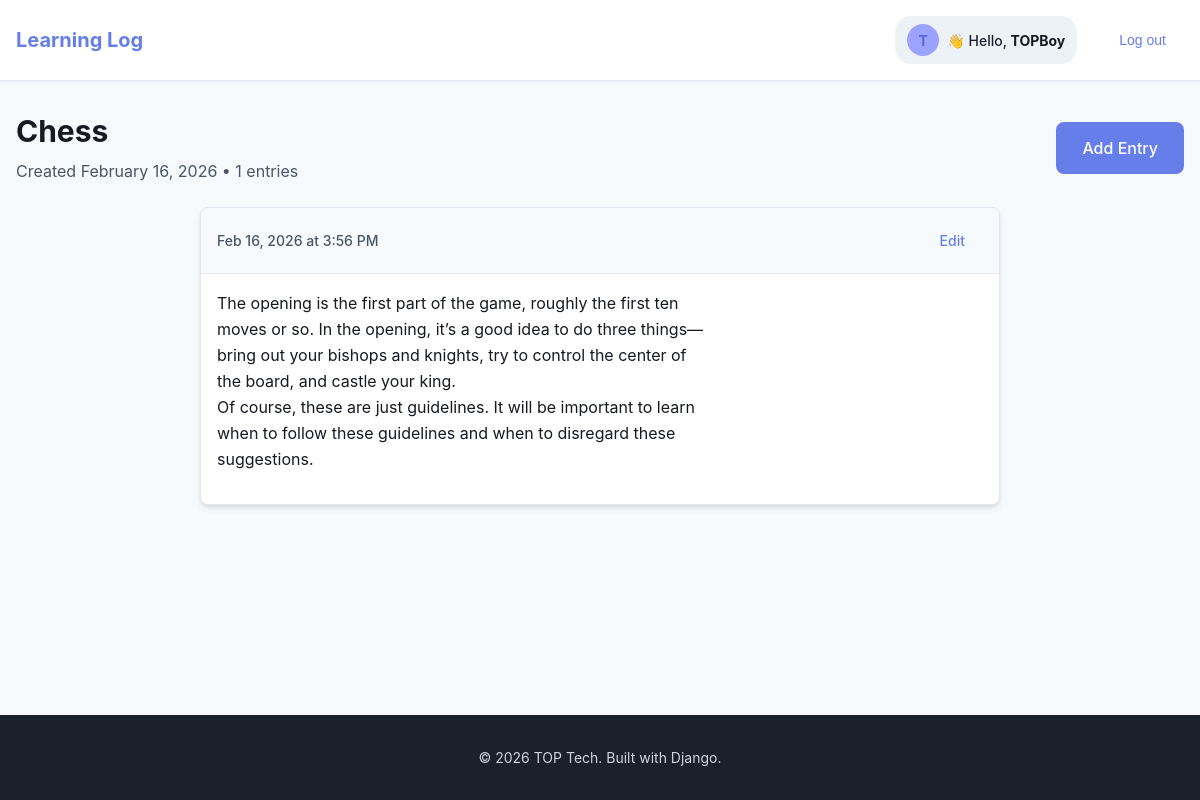
The page /topics/1/ (signed in) on the database its author committed.
### learning_logs/models.py (models this page shows, shortened)
class Topic(models.Model):
    text = models.CharField(max_length=200)
    date_added = models.DateTimeField(auto_now_add=True)
    owner = models.ForeignKey(User, on_delete=models.CASCADE)

class Entry(models.Model):
    topic = models.ForeignKey(Topic, on_delete=models.CASCADE, null=True, blank=True)
    text = models.TextField()
    date_added = models.DateTimeField(auto_now_add=True)
    class Meta:
        verbose_name_plural = 'entries'

### learning_logs/views.py (the view)
# urls.py: path('topics/<int:topic_id>/', views.topic, name='topic'), #Detail page for a single topic
@login_required
def topic(request, topic_id):
    topic = Topic.objects.get(id=topic_id)
    check_topic_owner(request, topic)
    entries = topic.entry_set.order_by('-date_added')
    context = {'topic': topic, 'entries': entries}
    return render(request, 'learning_logs/topic.html', context)

### learning_logs/views.py (called while the page is built)
def check_topic_owner(request, topic):
    if topic.owner != request.user:
        raise Http404

### learning_logs/templates/learning_logs/topic.html (shortened to what this page needs)
{% extends "learning_logs/base.html" %}
{% block page_header %}
<div class="page-header">
  <div class="topic-header">
    <div class="topic-info">
      <h1>{{ topic.text }}</h1>
      <p class="topic-meta">Created {{ topic.date_added|date:"F j, Y" }} • {{ entries|length }} entries</p>
    </div>
    <div class="topic-actions">
      {% url 'learning_logs:new_entry' topic.id as new_entry_url %}
      {% include "components/button.html" with text="Add Entry" variant="primary" href=new_entry_url %}
    </div>
  </div>
</div>
{% endblock %}
{% block content %}
<div class="entries-section">
  {% if entries %}
  <div class="entries-list">
    {% for entry in entries %}
    <div class="entry-card">
      <div class="entry-header">
        <div class="entry-date">{{ entry.date_added|date:"M j, Y \a\t g:i A" }}</div>
        <div class="entry-actions">
          <a href="{% url 'learning_logs:edit_entry' entry.id %}" class="btn btn-ghost btn-sm">Edit</a>
        </div>
      </div>
      <div class="entry-content">
        {{ entry.text|linebreaks }}
      </div>
    </div>
    {% endfor %}
  </div>
  {% endif %}
</div>
{% endblock %}

### learning_logs/templates/learning_logs/base.html (shortened to what this page needs)
<!DOCTYPE html>
{% load static %}
<html lang="en">
<head>
    <link rel="stylesheet" href="{% static 'css/styles.css' %}">
</head>
<body>
    <div class="page-wrapper">
        <header class="site-header">
            <div class="container">
                <div class="header-content">
                    <h1 class="site-title">
                        <a href="{% url 'learning_logs:index' %}">Learning Log</a>
                    </h1>
                    <nav class="nav-links">
                        {% if user.is_authenticated %}
                        <div class="user-greeting">
                            <span class="avatar-circle">{{ user.username|slice:":1"|upper }}</span>
                            <span class="user-greeting-text">👋 Hello, <span class="username">{{ user.username }}</span></span>
                        </div>
                        <form action="{% url 'accounts:logout' %}" method="post" style="display: inline;">
                            <button type="submit" class="btn btn-ghost btn-sm">Log out</button>
                        </form>
                        {% else %}
                        <a href="{% url 'accounts:register' %}" class="nav-link">Register</a>
                        <a href="{% url 'accounts:login' %}" class="nav-link">Log in</a>
                        {% endif %}
                    </nav>
                </div>
            </div>
        </header>
        <main class="main-content">
            <div class="container">
                {% block page_header %}{% endblock %}
                {% block content %}{% endblock %}
            </div>
        </main>
        <footer class="site-footer">
            <div class="container">
                <div class="footer-content">
                    <p>&copy; 2026 TOP Tech. Built with Django.</p>
                </div>
            </div>
        </footer>
    </div>
</body>
</html>

### learning_logs/templates/learning_logs/topic.html (style rules this page uses)
.page-header { margin-bottom: var(--spacing-6); }
.topic-header { display: flex; align-items: center; justify-content: space-between; flex-wrap: wrap; gap: var(--spacing-4); }
.topic-info h1 { color: var(--color-gray-900); font-size: var(--font-size-3xl); font-weight: var(--font-weight-bold); margin: 0 0 var(--spacing-2) 0; }
.topic-meta { color: var(--color-gray-600); font-size: var(--font-size-base); margin: 0; }
.topic-actions { flex-shrink: 0; }
.entries-section { max-width: 800px; margin: 0 auto; }
.entries-list { display: flex; flex-direction: column; gap: var(--spacing-4); }
.entry-card { background: var(--color-white); border-radius: var(--border-radius-lg); box-shadow: var(--shadow-md); border: 1px solid var(--color-gray-200); overflow: hidden; }
.entry-header { background: var(--color-gray-50); padding: var(--spacing-3) var(--spacing-4); border-bottom: 1px solid var(--color-gray-200); display: flex; align-items: center; justify-content: space-between; }
.entry-date { color: var(--color-gray-600); font-size: var(--font-size-sm); font-weight: var(--font-weight-medium); }
.entry-actions { display: flex; gap: var(--spacing-2); }
.entry-content { padding: var(--spacing-4); color: var(--color-gray-900); line-height: var(--line-height-relaxed); }

### rows shown on the page
Topic: text "Chess", date_added "February 16, 2026"
Entry: date_added "Feb 16, 2026 at 3:56 PM", text "The opening is the first part of the game, roughly the first ten moves or so. In the opening, it’s a good idea to do three things— bring out your bishops and knights, try to control the center of the board, and castle your king. Of course, these are just guidelines. It will be important to learn when to follow these guidelines and when to disregard these suggestions."

### other values the page prints
{{ user.username|slice:":1"|upper }} "T"
{{ user.username }} "TOPBoy"
{{ entries|length }} "1"
{{ text }} "Add Entry"
